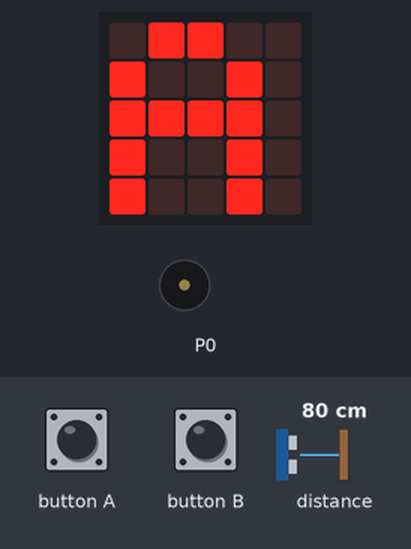
A program run on a simulated BBC micro:bit (MakeCode). Shown: the board's 5×5 LED display, buzzer (waves = sounding). The inputs (shaded band) are chosen by the test bench; at power-on: distance to the obstacle 80 cm.

Above: at 1.2 s.
1.3 s: distance to the obstacle set to 12 cm
2.8 s: distance to the obstacle set to 9 cm
At 4.2 s:
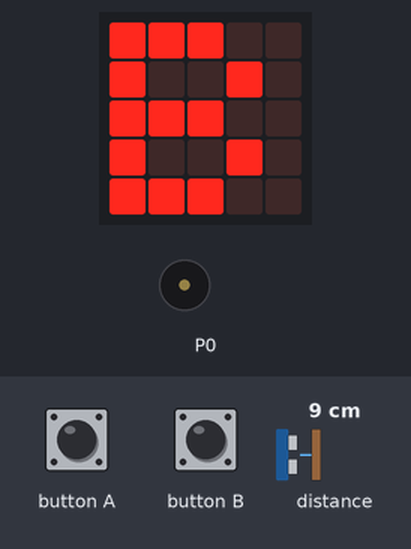
4.5 s: button A pressed for 0.15 s
At 4.77 s:
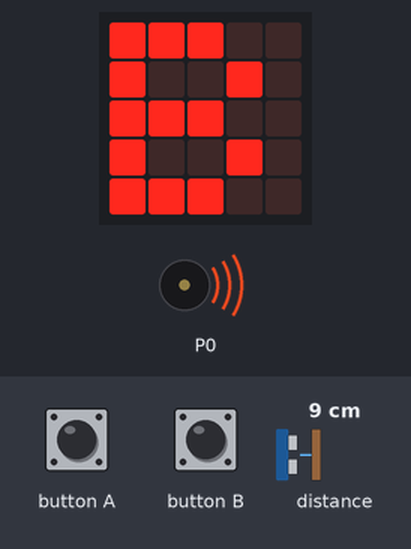
5.2 s: distance to the obstacle set to 18 cm
At 5.85 s:
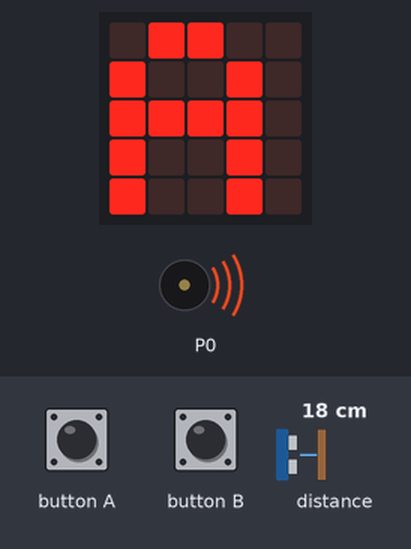
7.5 s: button B pressed for 0.15 s
At 7.86 s:
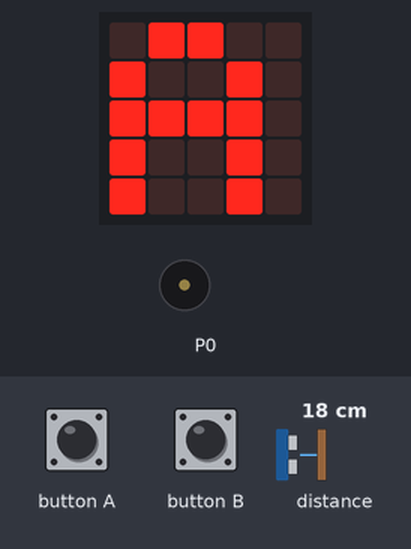
8.2 s: distance to the obstacle set to 2 cm
At 9.7 s:
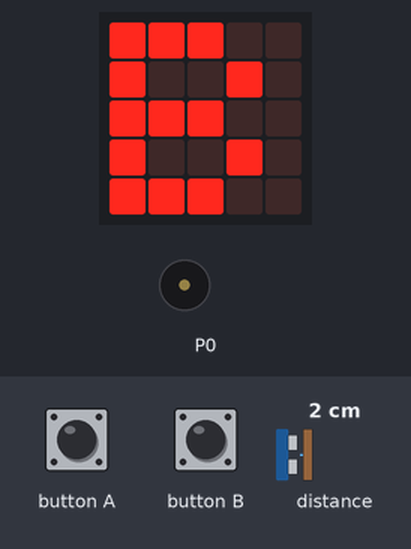
Timing chart, 0 to 10.9 s (numbered marks = the images above; inputs shaded):
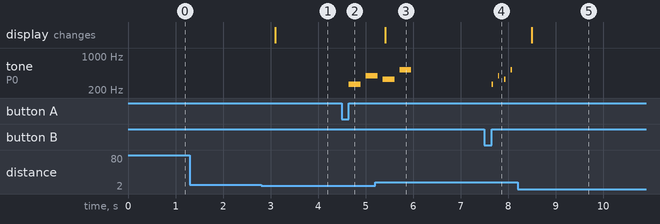

The program:

main.ts
```typescript
input.onButtonPressed(Button.A, function () {
    music.playTone(262, music.beat(BeatFraction.Half))
    basic.pause(100)
    music.playTone(392, music.beat(BeatFraction.Half))
    basic.pause(100)
    music.playTone(330, music.beat(BeatFraction.Half))
    basic.pause(100)
    music.playTone(523, music.beat(BeatFraction.Half))
    basic.pause(100)
})
input.onButtonPressed(Button.B, function () {
    music.playTone(262, music.beat(BeatFraction.Sixteenth))
    basic.pause(100)
    music.playTone(392, music.beat(BeatFraction.Sixteenth))
    basic.pause(100)
    music.playTone(330, music.beat(BeatFraction.Sixteenth))
    basic.pause(100)
    music.playTone(523, music.beat(BeatFraction.Sixteenth))
    basic.pause(100)
})
music.setVolume(255)
basic.forever(function () {
    if (sonar.ping(
    DigitalPin.P1,
    DigitalPin.P2,
    PingUnit.Centimeters
    ) > 10) {
        basic.showString("A")
    } else {
        basic.showString("B")
    }
})
```

test.ts
```typescript
// 在這裡測試；當此封包作為擴充功能時，將不會編譯此內容。
```

Measured:
- the behaviour switches between 11 and 10 cm on distance to the obstacle (found by bisection; images 0 and 1)
- after the input at 1.3 s, every drawn part: stays the same
- after the input at 2.8 s, the display: changes after 0.29 s (image 1)
- after the input at 4.5 s, tone on P0: silent → 262 Hz after 0.15 s, → silent 0.25 s later, → 392 Hz 0.11 s later
- after the input at 5.2 s, the display: changes after 0.21 s (image 3)
- after the input at 7.5 s, tone on P0: plays 262 Hz for 0.03 s, 392 Hz for 0.03 s, 330 Hz for 0.03 s, 523 Hz for 0.03 s, starting after 0.15 s
- after the input at 8.2 s, the display: changes after 0.29 s (image 5)
